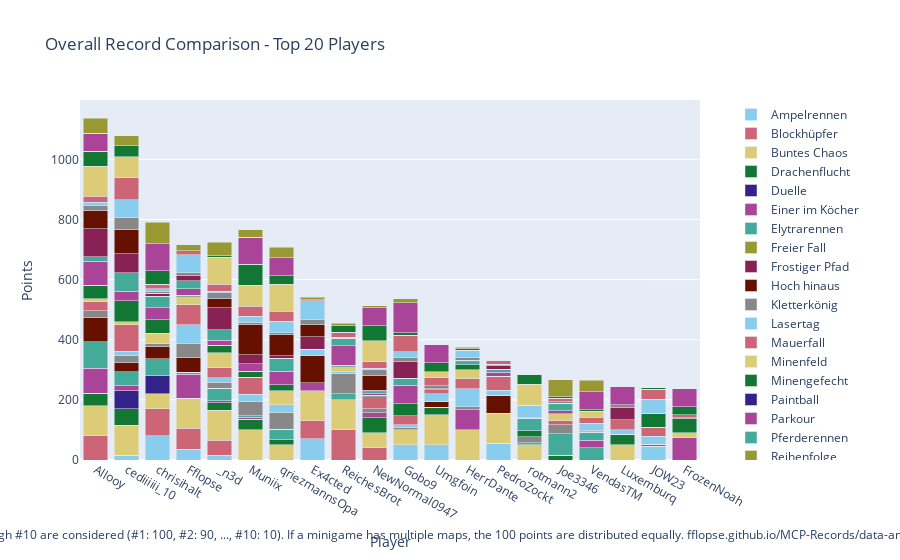

Notebook code for this chart:
### Code cell
import plotly.graph_objects as go

# Sum all columns to get the total score
outDf['Total'] = outDf.sum(axis=1)

# Sort by total score and fill N/A values with 0
outDf = outDf.sort_values(by='Total', ascending=False).fillna(0)

# Crop to top 10 players
cropDf = outDf.head(20).copy()

# Drop the 'Total' column for plotting
cropDf = cropDf.drop(columns=['Total'])

# Create a color palette
color_palette = px.colors.qualitative.Safe

# Create the stacked bar plot
fig = go.Figure()

cropDf = remove_duplicate_columns(cropDf)

for column in cropDf.columns.difference(['Player']):
    fig.add_trace(go.Bar(
        x=cropDf.index,
        y=cropDf[column],
        name=column,
        marker_color=color_palette[len(fig.data) % len(color_palette)]
    ))

# Update layout
fig.update_layout(
    barmode='stack',
    title='Overall Record Comparison - Top 20 Players',
    xaxis=dict(title='Player'),
    yaxis=dict(title='Points'),
    #height=800,
    #width=1000,
    legend=dict(
        x=1.05,
        y=0.5,
        traceorder='normal',
        font=dict(size=12),
        bgcolor='rgba(255, 255, 255, 0)',
        bordercolor='rgba(0, 0, 0, 0)'
    ),
    margin=dict(r=200),  # Adjust right margin to make room for the legend
    annotations=[
        dict(
            x=0.5,
            y=-0.235,
            xref='paper',
            yref='paper',
            text='Max 100 points per minigame. Records #1 through #10 are considered (#1: 100, #2: 90, ..., #10: 10). If a minigame has multiple maps, the 100 points are distributed equally. fflopse.github.io/MCP-Records/data-analysis/global-ranking.ipynb',
            showarrow=False,
            font=dict(size=12),
            xanchor='center'
        )
    ]
)

fig.show()

# save the plot as an html file

fig.write_html('out/overall_record_comparison.html')

### Figure 1 — Plotly figure (JSON) as saved in the notebook; plotly's stock layout.template omitted (floating-point values rounded to 4 significant figures)
{"data": [{"marker": {"color": "rgb(136, 204, 238)"}, "name": "Ampelrennen", "type": "bar", "x": ["Allooy", "cediiiiii_10", "chrisihalt", "Fflopse", "_n3d", "Muniix", "qriezmannsOpa", "Ex4cted", "ReichesBrot", "NewNormal0947", "Gobo9", "Umgfoin", "HerrDante", "PedroZockt", "rotmann2", "Joe3346", "VendasTM", "Luxemburq", "JOW23", "FrozenNoah"], "y": [0.0, 15.0, 80.0, 35.0, 15.0, 0.0, 0.0, 70.0, 0.0, 0.0, 50.0, 50.0, 0.0, 55.0, 0.0, 0.0, 0.0, 0.0, 45.0, 0.0]}, {"marker": {"color": "rgb(204, 102, 119)"}, "name": "Blockhüpfer", "type": "bar", "x": ["Allooy", "cediiiiii_10", "chrisihalt", "Fflopse", "_n3d", "Muniix", "qriezmannsOpa", "Ex4cted", "ReichesBrot", "NewNormal0947", "Gobo9", "Umgfoin", "HerrDante", "PedroZockt", "rotmann2", "Joe3346", "VendasTM", "Luxemburq", "JOW23", "FrozenNoah"], "y": [80.0, 0.0, 90.0, 70.0, 50.0, 0.0, 0.0, 60.0, 100.0, 40.0, 0.0, 0.0, 0.0, 0.0, 0.0, 0.0, 0.0, 0.0, 0.0, 0.0]}, {"marker": {"color": "rgb(221, 204, 119)"}, "name": "Buntes Chaos", "type": "bar", "x": ["Allooy", "cediiiiii_10", "chrisihalt", "Fflopse", "_n3d", "Muniix", "qriezmannsOpa", "Ex4cted", "ReichesBrot", "NewNormal0947", "Gobo9", "Umgfoin", "HerrDante", "PedroZockt", "rotmann2", "Joe3346", "VendasTM", "Luxemburq", "JOW23", "FrozenNoah"], "y": [100.0, 100.0, 50.0, 100.0, 100.0, 100.0, 50.0, 100.0, 100.0, 50.0, 50.0, 100.0, 100.0, 100.0, 50.0, 0.0, 0.0, 50.0, 0.0, 0.0]}, {"marker": {"color": "rgb(17, 119, 51)"}, "name": "Drachenflucht", "type": "bar", "x": ["Allooy", "cediiiiii_10", "chrisihalt", "Fflopse", "_n3d", "Muniix", "qriezmannsOpa", "Ex4cted", "ReichesBrot", "NewNormal0947", "Gobo9", "Umgfoin", "HerrDante", "PedroZockt", "rotmann2", "Joe3346", "VendasTM", "Luxemburq", "JOW23", "FrozenNoah"], "y": [42.5, 55.0, 0.0, 0.0, 25.0, 35.0, 17.5, 0.0, 0.0, 50.0, 0.0, 25.0, 0.0, 0.0, 0.0, 15.0, 0.0, 35.0, 0.0, 0.0]}, {"marker": {"color": "rgb(51, 34, 136)"}, "name": "Duelle", "type": "bar", "x": ["Allooy", "cediiiiii_10", "chrisihalt", "Fflopse", "_n3d", "Muniix", "qriezmannsOpa", "Ex4cted", "ReichesBrot", "NewNormal0947", "Gobo9", "Umgfoin", "HerrDante", "PedroZockt", "rotmann2", "Joe3346", "VendasTM", "Luxemburq", "JOW23", "FrozenNoah"], "y": [0.0, 60.0, 60.0, 0.0, 0.0, 0.0, 0.0, 0.0, 0.0, 0.0, 0.0, 0.0, 0.0, 0.0, 0.0, 0.0, 0.0, 0.0, 0.0, 0.0]}, {"marker": {"color": "rgb(170, 68, 153)"}, "name": "Einer im Köcher", "type": "bar", "x": ["Allooy", "cediiiiii_10", "chrisihalt", "Fflopse", "_n3d", "Muniix", "qriezmannsOpa", "Ex4cted", "ReichesBrot", "NewNormal0947", "Gobo9", "Umgfoin", "HerrDante", "PedroZockt", "rotmann2", "Joe3346", "VendasTM", "Luxemburq", "JOW23", "FrozenNoah"], "y": [83.33, 16.67, 0.0, 80.0, 6.667, 6.667, 0.0, 26.67, 0.0, 16.67, 0.0, 0.0, 66.67, 0.0, 0.0, 0.0, 0.0, 0.0, 6.667, 73.33]}, {"marker": {"color": "rgb(68, 170, 153)"}, "name": "Elytrarennen", "type": "bar", "x": ["Allooy", "cediiiiii_10", "chrisihalt", "Fflopse", "_n3d", "Muniix", "qriezmannsOpa", "Ex4cted", "ReichesBrot", "NewNormal0947", "Gobo9", "Umgfoin", "HerrDante", "PedroZockt", "rotmann2", "Joe3346", "VendasTM", "Luxemburq", "JOW23", "FrozenNoah"], "y": [87.5, 47.5, 57.5, 7.5, 42.5, 5.0, 35.0, 0.0, 20.0, 0.0, 0.0, 0.0, 0.0, 0.0, 7.5, 72.5, 40.0, 0.0, 0.0, 0.0]}, {"marker": {"color": "rgb(153, 153, 51)"}, "name": "Freier Fall", "type": "bar", "x": ["Allooy", "cediiiiii_10", "chrisihalt", "Fflopse", "_n3d", "Muniix", "qriezmannsOpa", "Ex4cted", "ReichesBrot", "NewNormal0947", "Gobo9", "Umgfoin", "HerrDante", "PedroZockt", "rotmann2", "Joe3346", "VendasTM", "Luxemburq", "JOW23", "FrozenNoah"], "y": [0.0, 0.0, 0.0, 0.0, 0.0, 0.0, 0.0, 0.0, 0.0, 0.0, 0.0, 0.0, 0.0, 0.0, 0.0, 0.0, 0.0, 0.0, 0.0, 0.0]}, {"marker": {"color": "rgb(136, 34, 85)"}, "name": "Frostiger Pfad", "type": "bar", "x": ["Allooy", "cediiiiii_10", "chrisihalt", "Fflopse", "_n3d", "Muniix", "qriezmannsOpa", "Ex4cted", "ReichesBrot", "NewNormal0947", "Gobo9", "Umgfoin", "HerrDante", "PedroZockt", "rotmann2", "Joe3346", "VendasTM", "Luxemburq", "JOW23", "FrozenNoah"], "y": [0.0, 0.0, 0.0, 0.0, 0.0, 0.0, 0.0, 0.0, 0.0, 0.0, 0.0, 0.0, 0.0, 0.0, 0.0, 0.0, 0.0, 0.0, 0.0, 0.0]}, {"marker": {"color": "rgb(102, 17, 0)"}, "name": "Hoch hinaus", "type": "bar", "x": ["Allooy", "cediiiiii_10", "chrisihalt", "Fflopse", "_n3d", "Muniix", "qriezmannsOpa", "Ex4cted", "ReichesBrot", "NewNormal0947", "Gobo9", "Umgfoin", "HerrDante", "PedroZockt", "rotmann2", "Joe3346", "VendasTM", "Luxemburq", "JOW23", "FrozenNoah"], "y": [80.0, 30.0, 40.0, 50.0, 0.0, 0.0, 0.0, 90.0, 0.0, 0.0, 0.0, 20.0, 0.0, 60.0, 0.0, 0.0, 0.0, 0.0, 0.0, 0.0]}, {"marker": {"color": "rgb(136, 136, 136)"}, "name": "Kletterkönig", "type": "bar", "x": ["Allooy", "cediiiiii_10", "chrisihalt", "Fflopse", "_n3d", "Muniix", "qriezmannsOpa", "Ex4cted", "ReichesBrot", "NewNormal0947", "Gobo9", "Umgfoin", "HerrDante", "PedroZockt", "rotmann2", "Joe3346", "VendasTM", "Luxemburq", "JOW23", "FrozenNoah"], "y": [23.33, 23.33, 10.0, 46.67, 20.0, 46.67, 56.67, 0.0, 66.67, 13.33, 6.667, 0.0, 10.0, 0.0, 20.0, 30.0, 0.0, 0.0, 0.0, 0.0]}, {"marker": {"color": "rgb(136, 204, 238)"}, "name": "Lasertag", "type": "bar", "x": ["Allooy", "cediiiiii_10", "chrisihalt", "Fflopse", "_n3d", "Muniix", "qriezmannsOpa", "Ex4cted", "ReichesBrot", "NewNormal0947", "Gobo9", "Umgfoin", "HerrDante", "PedroZockt", "rotmann2", "Joe3346", "VendasTM", "Luxemburq", "JOW23", "FrozenNoah"], "y": [0.0, 15.0, 0.0, 60.0, 15.0, 25.0, 25.0, 22.5, 7.5, 0.0, 10.0, 25.0, 60.0, 17.5, 0.0, 0.0, 0.0, 15.0, 27.5, 0.0]}, {"marker": {"color": "rgb(204, 102, 119)"}, "name": "Mauerfall", "type": "bar", "x": ["Allooy", "cediiiiii_10", "chrisihalt", "Fflopse", "_n3d", "Muniix", "qriezmannsOpa", "Ex4cted", "ReichesBrot", "NewNormal0947", "Gobo9", "Umgfoin", "HerrDante", "PedroZockt", "rotmann2", "Joe3346", "VendasTM", "Luxemburq", "JOW23", "FrozenNoah"], "y": [30.0, 86.67, 0.0, 66.67, 33.33, 56.67, 0.0, 0.0, 0.0, 40.0, 30.0, 13.33, 33.33, 46.67, 0.0, 13.33, 0.0, 33.33, 30.0, 0.0]}, {"marker": {"color": "rgb(221, 204, 119)"}, "name": "Minenfeld", "type": "bar", "x": ["Allooy", "cediiiiii_10", "chrisihalt", "Fflopse", "_n3d", "Muniix", "qriezmannsOpa", "Ex4cted", "ReichesBrot", "NewNormal0947", "Gobo9", "Umgfoin", "HerrDante", "PedroZockt", "rotmann2", "Joe3346", "VendasTM", "Luxemburq", "JOW23", "FrozenNoah"], "y": [10.0, 10.0, 33.33, 26.67, 50.0, 0.0, 46.67, 0.0, 16.67, 0.0, 0.0, 0.0, 30.0, 0.0, 0.0, 23.33, 0.0, 0.0, 0.0, 16.67]}, {"marker": {"color": "rgb(17, 119, 51)"}, "name": "Minengefecht", "type": "bar", "x": ["Allooy", "cediiiiii_10", "chrisihalt", "Fflopse", "_n3d", "Muniix", "qriezmannsOpa", "Ex4cted", "ReichesBrot", "NewNormal0947", "Gobo9", "Umgfoin", "HerrDante", "PedroZockt", "rotmann2", "Joe3346", "VendasTM", "Luxemburq", "JOW23", "FrozenNoah"], "y": [45.0, 70.0, 45.0, 5.0, 25.0, 20.0, 20.0, 0.0, 5.0, 5.0, 40.0, 0.0, 17.5, 0.0, 20.0, 0.0, 0.0, 0.0, 45.0, 47.5]}, {"marker": {"color": "rgb(51, 34, 136)"}, "name": "Paintball", "type": "bar", "x": ["Allooy", "cediiiiii_10", "chrisihalt", "Fflopse", "_n3d", "Muniix", "qriezmannsOpa", "Ex4cted", "ReichesBrot", "NewNormal0947", "Gobo9", "Umgfoin", "HerrDante", "PedroZockt", "rotmann2", "Joe3346", "VendasTM", "Luxemburq", "JOW23", "FrozenNoah"], "y": [0.0, 0.0, 0.0, 0.0, 0.0, 0.0, 0.0, 0.0, 0.0, 0.0, 0.0, 0.0, 0.0, 0.0, 0.0, 0.0, 0.0, 0.0, 0.0, 0.0]}, {"marker": {"color": "rgb(170, 68, 153)"}, "name": "Parkour", "type": "bar", "x": ["Allooy", "cediiiiii_10", "chrisihalt", "Fflopse", "_n3d", "Muniix", "qriezmannsOpa", "Ex4cted", "ReichesBrot", "NewNormal0947", "Gobo9", "Umgfoin", "HerrDante", "PedroZockt", "rotmann2", "Joe3346", "VendasTM", "Luxemburq", "JOW23", "FrozenNoah"], "y": [80.0, 32.5, 40.0, 22.5, 15.0, 25.0, 45.0, 0.0, 65.0, 5.0, 62.5, 0.0, 0.0, 12.5, 0.0, 10.0, 25.0, 0.0, 0.0, 0.0]}, {"marker": {"color": "rgb(68, 170, 153)"}, "name": "Pferderennen", "type": "bar", "x": ["Allooy", "cediiiiii_10", "chrisihalt", "Fflopse", "_n3d", "Muniix", "qriezmannsOpa", "Ex4cted", "ReichesBrot", "NewNormal0947", "Gobo9", "Umgfoin", "HerrDante", "PedroZockt", "rotmann2", "Joe3346", "VendasTM", "Luxemburq", "JOW23", "FrozenNoah"], "y": [15.0, 61.67, 38.33, 26.67, 35.0, 0.0, 43.33, 0.0, 21.67, 6.667, 23.33, 3.333, 10.0, 10.0, 40.0, 25.0, 26.67, 0.0, 0.0, 0.0]}, {"marker": {"color": "rgb(153, 153, 51)"}, "name": "Reihenfolge", "type": "bar", "x": ["Allooy", "cediiiiii_10", "chrisihalt", "Fflopse", "_n3d", "Muniix", "qriezmannsOpa", "Ex4cted", "ReichesBrot", "NewNormal0947", "Gobo9", "Umgfoin", "HerrDante", "PedroZockt", "rotmann2", "Joe3346", "VendasTM", "Luxemburq", "JOW23", "FrozenNoah"], "y": [0.0, 0.0, 0.0, 0.0, 0.0, 0.0, 0.0, 0.0, 0.0, 0.0, 0.0, 0.0, 0.0, 0.0, 0.0, 0.0, 0.0, 0.0, 0.0, 0.0]}, {"marker": {"color": "rgb(136, 34, 85)"}, "name": "Replika", "type": "bar", "x": ["Allooy", "cediiiiii_10", "chrisihalt", "Fflopse", "_n3d", "Muniix", "qriezmannsOpa", "Ex4cted", "ReichesBrot", "NewNormal0947", "Gobo9", "Umgfoin", "HerrDante", "PedroZockt", "rotmann2", "Joe3346", "VendasTM", "Luxemburq", "JOW23", "FrozenNoah"], "y": [92.74, 61.88, 11.03, 15.9, 74.27, 29.57, 7.863, 40.09, 3.248, 5.983, 54.44, 0.3419, 3.761, 11.79, 0.7692, 0.1709, 2.906, 39.66, 0.5128, 0.0]}, {"marker": {"color": "rgb(102, 17, 0)"}, "name": "Runterpurzeln", "type": "bar", "x": ["Allooy", "cediiiiii_10", "chrisihalt", "Fflopse", "_n3d", "Muniix", "qriezmannsOpa", "Ex4cted", "ReichesBrot", "NewNormal0947", "Gobo9", "Umgfoin", "HerrDante", "PedroZockt", "rotmann2", "Joe3346", "VendasTM", "Luxemburq", "JOW23", "FrozenNoah"], "y": [60.0, 80.0, 0.0, 0.0, 30.0, 100.0, 70.0, 40.0, 0.0, 50.0, 0.0, 0.0, 0.0, 0.0, 0.0, 0.0, 0.0, 0.0, 0.0, 0.0]}, {"marker": {"color": "rgb(136, 136, 136)"}, "name": "Sammelwahn", "type": "bar", "x": ["Allooy", "cediiiiii_10", "chrisihalt", "Fflopse", "_n3d", "Muniix", "qriezmannsOpa", "Ex4cted", "ReichesBrot", "NewNormal0947", "Gobo9", "Umgfoin", "HerrDante", "PedroZockt", "rotmann2", "Joe3346", "VendasTM", "Luxemburq", "JOW23", "FrozenNoah"], "y": [18.14, 39.77, 4.884, 10.7, 19.77, 8.605, 6.744, 17.67, 2.093, 17.67, 15.58, 9.767, 8.14, 4.651, 4.419, 5.116, 4.419, 10.0, 0.4651, 2.326]}, {"marker": {"color": "rgb(136, 204, 238)"}, "name": "Schießstand", "type": "bar", "x": ["Allooy", "cediiiiii_10", "chrisihalt", "Fflopse", "_n3d", "Muniix", "qriezmannsOpa", "Ex4cted", "ReichesBrot", "NewNormal0947", "Gobo9", "Umgfoin", "HerrDante", "PedroZockt", "rotmann2", "Joe3346", "VendasTM", "Luxemburq", "JOW23", "FrozenNoah"], "y": [10.0, 60.0, 10.0, 60.0, 5.0, 20.0, 37.5, 62.5, 0.0, 5.0, 17.5, 0.0, 25.0, 0.0, 40.0, 0.0, 22.5, 0.0, 47.5, 0.0]}, {"marker": {"color": "rgb(204, 102, 119)"}, "name": "Skywars", "type": "bar", "x": ["Allooy", "cediiiiii_10", "chrisihalt", "Fflopse", "_n3d", "Muniix", "qriezmannsOpa", "Ex4cted", "ReichesBrot", "NewNormal0947", "Gobo9", "Umgfoin", "HerrDante", "PedroZockt", "rotmann2", "Joe3346", "VendasTM", "Luxemburq", "JOW23", "FrozenNoah"], "y": [20.0, 73.33, 15.0, 13.33, 23.33, 33.33, 33.33, 3.333, 16.67, 21.67, 55.0, 26.67, 0.0, 13.33, 0.0, 11.67, 20.0, 0.0, 33.33, 10.0]}, {"marker": {"color": "rgb(221, 204, 119)"}, "name": "Spleef", "type": "bar", "x": ["Allooy", "cediiiiii_10", "chrisihalt", "Fflopse", "_n3d", "Muniix", "qriezmannsOpa", "Ex4cted", "ReichesBrot", "NewNormal0947", "Gobo9", "Umgfoin", "HerrDante", "PedroZockt", "rotmann2", "Joe3346", "VendasTM", "Luxemburq", "JOW23", "FrozenNoah"], "y": [100.0, 70.0, 0.0, 0.0, 90.0, 70.0, 90.0, 0.0, 0.0, 70.0, 0.0, 20.0, 0.0, 0.0, 70.0, 0.0, 20.0, 0.0, 0.0, 0.0]}, {"marker": {"color": "rgb(17, 119, 51)"}, "name": "Survivalgames", "type": "bar", "x": ["Allooy", "cediiiiii_10", "chrisihalt", "Fflopse", "_n3d", "Muniix", "qriezmannsOpa", "Ex4cted", "ReichesBrot", "NewNormal0947", "Gobo9", "Umgfoin", "HerrDante", "PedroZockt", "rotmann2", "Joe3346", "VendasTM", "Luxemburq", "JOW23", "FrozenNoah"], "y": [50.0, 37.5, 45.0, 0.0, 5.0, 70.0, 27.5, 0.0, 22.5, 50.0, 7.5, 30.0, 5.0, 0.0, 32.5, 5.0, 5.0, 0.0, 5.0, 27.5]}, {"marker": {"color": "rgb(51, 34, 136)"}, "name": "Todeswürfel", "type": "bar", "x": ["Allooy", "cediiiiii_10", "chrisihalt", "Fflopse", "_n3d", "Muniix", "qriezmannsOpa", "Ex4cted", "ReichesBrot", "NewNormal0947", "Gobo9", "Umgfoin", "HerrDante", "PedroZockt", "rotmann2", "Joe3346", "VendasTM", "Luxemburq", "JOW23", "FrozenNoah"], "y": [0.0, 0.0, 0.0, 0.0, 0.0, 0.0, 0.0, 0.0, 0.0, 0.0, 0.0, 0.0, 0.0, 0.0, 0.0, 0.0, 0.0, 0.0, 0.0, 0.0]}, {"marker": {"color": "rgb(170, 68, 153)"}, "name": "Turmroulette", "type": "bar", "x": ["Allooy", "cediiiiii_10", "chrisihalt", "Fflopse", "_n3d", "Muniix", "qriezmannsOpa", "Ex4cted", "ReichesBrot", "NewNormal0947", "Gobo9", "Umgfoin", "HerrDante", "PedroZockt", "rotmann2", "Joe3346", "VendasTM", "Luxemburq", "JOW23", "FrozenNoah"], "y": [60.0, 0.0, 90.0, 0.0, 0.0, 90.0, 60.0, 0.0, 0.0, 60.0, 100.0, 60.0, 0.0, 0.0, 0.0, 0.0, 60.0, 60.0, 0.0, 60.0]}, {"marker": {"color": "rgb(68, 170, 153)"}, "name": "Waffenfolge", "type": "bar", "x": ["Allooy", "cediiiiii_10", "chrisihalt", "Fflopse", "_n3d", "Muniix", "qriezmannsOpa", "Ex4cted", "ReichesBrot", "NewNormal0947", "Gobo9", "Umgfoin", "HerrDante", "PedroZockt", "rotmann2", "Joe3346", "VendasTM", "Luxemburq", "JOW23", "FrozenNoah"], "y": [0.0, 0.0, 0.0, 0.0, 0.0, 0.0, 0.0, 0.0, 0.0, 0.0, 0.0, 0.0, 0.0, 0.0, 0.0, 0.0, 0.0, 0.0, 0.0, 0.0]}, {"marker": {"color": "rgb(153, 153, 51)"}, "name": "Wettrennen", "type": "bar", "x": ["Allooy", "cediiiiii_10", "chrisihalt", "Fflopse", "_n3d", "Muniix", "qriezmannsOpa", "Ex4cted", "ReichesBrot", "NewNormal0947", "Gobo9", "Umgfoin", "HerrDante", "PedroZockt", "rotmann2", "Joe3346", "VendasTM", "Luxemburq", "JOW23", "FrozenNoah"], "y": [50.0, 32.0, 70.0, 20.0, 44.0, 24.0, 36.0, 8.0, 8.0, 6.0, 14.0, 0.0, 6.0, 0.0, 0.0, 56.0, 38.0, 0.0, 0.0, 0.0]}], "layout": {"annotations": [{"font": {"size": 12}, "showarrow": false, "text": "Max 100 points per minigame. Records #1 through #10 are considered (#1: 100, #2: 90, ..., #10: 10). If a minigame has multiple maps, the 100 points are distributed equally. fflopse.github.io/MCP-Records/data-analysis/global-ranking.ipynb", "x": 0.5, "xanchor": "center", "xref": "paper", "y": -0.235, "yref": "paper"}], "barmode": "stack", "legend": {"bgcolor": "rgba(255, 255, 255, 0)", "bordercolor": "rgba(0, 0, 0, 0)", "font": {"size": 12}, "traceorder": "normal", "x": 1.05, "y": 0.5}, "margin": {"r": 200}, "title": {"text": "Overall Record Comparison - Top 20 Players"}, "xaxis": {"title": {"text": "Player"}}, "yaxis": {"title": {"text": "Points"}}}}
